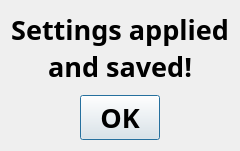
<?xml version="1.0" encoding="UTF-8"?>
<ui version="4.0">
 <class>Dialog</class>
 <widget class="QDialog" name="Dialog">
  <property name="geometry">
   <rect>
    <x>0</x>
    <y>0</y>
    <width>240</width>
    <height>151</height>
   </rect>
  </property>
  <property name="windowTitle">
   <string>Dialog</string>
  </property>
  <layout class="QVBoxLayout" name="verticalLayout">
   <item>
    <widget class="QLabel" name="label">
     <property name="font">
      <font>
       <family>Yu Gothic UI Semibold</family>
       <pointsize>20</pointsize>
       <weight>75</weight>
       <bold>true</bold>
      </font>
     </property>
     <property name="text">
      <string>Settings applied and saved!</string>
     </property>
     <property name="alignment">
      <set>Qt::AlignHCenter|Qt::AlignTop</set>
     </property>
     <property name="wordWrap">
      <bool>true</bool>
     </property>
    </widget>
   </item>
   <item>
    <widget class="QDialogButtonBox" name="buttonBox">
     <property name="font">
      <font>
       <family>Yu Gothic UI Semibold</family>
       <pointsize>20</pointsize>
       <weight>75</weight>
       <bold>true</bold>
      </font>
     </property>
     <property name="orientation">
      <enum>Qt::Horizontal</enum>
     </property>
     <property name="standardButtons">
      <set>QDialogButtonBox::Ok</set>
     </property>
     <property name="centerButtons">
      <bool>true</bool>
     </property>
    </widget>
   </item>
  </layout>
 </widget>
 <resources/>
 <connections>
  <connection>
   <sender>buttonBox</sender>
   <signal>accepted()</signal>
   <receiver>Dialog</receiver>
   <slot>accept()</slot>
   <hints>
    <hint type="sourcelabel">
     <x>248</x>
     <y>254</y>
    </hint>
    <hint type="destinationlabel">
     <x>157</x>
     <y>274</y>
    </hint>
   </hints>
  </connection>
  <connection>
   <sender>buttonBox</sender>
   <signal>rejected()</signal>
   <receiver>Dialog</receiver>
   <slot>reject()</slot>
   <hints>
    <hint type="sourcelabel">
     <x>316</x>
     <y>260</y>
    </hint>
    <hint type="destinationlabel">
     <x>286</x>
     <y>274</y>
    </hint>
   </hints>
  </connection>
 </connections>
</ui>
